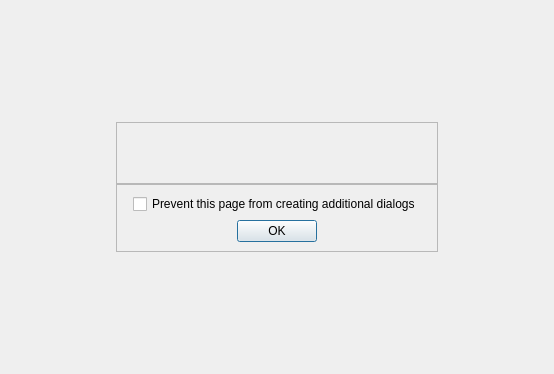
<?xml version="1.0" encoding="UTF-8"?>
<ui version="4.0">
 <class>jsAlert</class>
 <widget class="QWidget" name="jsAlert">
  <property name="geometry">
   <rect>
    <x>0</x>
    <y>0</y>
    <width>554</width>
    <height>374</height>
   </rect>
  </property>
  <layout class="QGridLayout" name="gridLayout">
   <property name="spacing">
    <number>0</number>
   </property>
   <item row="0" column="1">
    <spacer name="verticalSpacer_2">
     <property name="orientation">
      <enum>Qt::Vertical</enum>
     </property>
     <property name="sizeHint" stdset="0">
      <size>
       <width>20</width>
       <height>109</height>
      </size>
     </property>
    </spacer>
   </item>
   <item row="1" column="0">
    <spacer name="horizontalSpacer">
     <property name="orientation">
      <enum>Qt::Horizontal</enum>
     </property>
     <property name="sizeHint" stdset="0">
      <size>
       <width>172</width>
       <height>20</height>
      </size>
     </property>
    </spacer>
   </item>
   <item row="1" column="2">
    <spacer name="horizontalSpacer_2">
     <property name="orientation">
      <enum>Qt::Horizontal</enum>
     </property>
     <property name="sizeHint" stdset="0">
      <size>
       <width>172</width>
       <height>20</height>
      </size>
     </property>
    </spacer>
   </item>
   <item row="2" column="1">
    <widget class="QFrame" name="frame_2">
     <property name="frameShape">
      <enum>QFrame::StyledPanel</enum>
     </property>
     <property name="frameShadow">
      <enum>QFrame::Raised</enum>
     </property>
     <property name="js-frame2" stdset="0">
      <bool>true</bool>
     </property>
     <layout class="QGridLayout" name="gridLayout_3">
      <item row="1" column="0">
       <spacer name="horizontalSpacer_3">
        <property name="orientation">
         <enum>Qt::Horizontal</enum>
        </property>
        <property name="sizeHint" stdset="0">
         <size>
          <width>40</width>
          <height>20</height>
         </size>
        </property>
       </spacer>
      </item>
      <item row="1" column="1">
       <widget class="ButtonBox" name="buttonBox">
        <property name="sizePolicy">
         <sizepolicy hsizetype="Fixed" vsizetype="Fixed">
          <horstretch>0</horstretch>
          <verstretch>0</verstretch>
         </sizepolicy>
        </property>
        <property name="standardButtons">
         <set>QDialogButtonBox::Ok</set>
        </property>
       </widget>
      </item>
      <item row="1" column="2">
       <spacer name="horizontalSpacer_4">
        <property name="orientation">
         <enum>Qt::Horizontal</enum>
        </property>
        <property name="sizeHint" stdset="0">
         <size>
          <width>40</width>
          <height>20</height>
         </size>
        </property>
       </spacer>
      </item>
      <item row="0" column="0" colspan="3">
       <layout class="QHBoxLayout" name="horizontalLayout_2">
        <item>
         <spacer name="horizontalSpacer_7">
          <property name="orientation">
           <enum>Qt::Horizontal</enum>
          </property>
          <property name="sizeHint" stdset="0">
           <size>
            <width>40</width>
            <height>20</height>
           </size>
          </property>
         </spacer>
        </item>
        <item>
         <widget class="QCheckBox" name="preventAlerts">
          <property name="text">
           <string>Prevent this page from creating additional dialogs</string>
          </property>
         </widget>
        </item>
        <item>
         <spacer name="horizontalSpacer_8">
          <property name="orientation">
           <enum>Qt::Horizontal</enum>
          </property>
          <property name="sizeHint" stdset="0">
           <size>
            <width>40</width>
            <height>20</height>
           </size>
          </property>
         </spacer>
        </item>
       </layout>
      </item>
     </layout>
    </widget>
   </item>
   <item row="3" column="1">
    <spacer name="verticalSpacer">
     <property name="orientation">
      <enum>Qt::Vertical</enum>
     </property>
     <property name="sizeHint" stdset="0">
      <size>
       <width>20</width>
       <height>109</height>
      </size>
     </property>
    </spacer>
   </item>
   <item row="1" column="1">
    <widget class="QFrame" name="frame">
     <property name="frameShape">
      <enum>QFrame::StyledPanel</enum>
     </property>
     <property name="frameShadow">
      <enum>QFrame::Raised</enum>
     </property>
     <property name="js-frame" stdset="0">
      <bool>true</bool>
     </property>
     <layout class="QHBoxLayout" name="horizontalLayout">
      <property name="margin">
       <number>20</number>
      </property>
      <item>
       <spacer name="horizontalSpacer_5">
        <property name="orientation">
         <enum>Qt::Horizontal</enum>
        </property>
        <property name="sizeHint" stdset="0">
         <size>
          <width>40</width>
          <height>20</height>
         </size>
        </property>
       </spacer>
      </item>
      <item>
       <widget class="QLabel" name="message">
        <property name="textInteractionFlags">
         <set>Qt::LinksAccessibleByMouse|Qt::TextSelectableByMouse</set>
        </property>
       </widget>
      </item>
      <item>
       <spacer name="horizontalSpacer_6">
        <property name="orientation">
         <enum>Qt::Horizontal</enum>
        </property>
        <property name="sizeHint" stdset="0">
         <size>
          <width>40</width>
          <height>20</height>
         </size>
        </property>
       </spacer>
      </item>
     </layout>
    </widget>
   </item>
  </layout>
 </widget>
 <customwidgets>
  <customwidget>
   <class>ButtonBox</class>
   <extends>QDialogButtonBox</extends>
   <header>buttonbox.h</header>
  </customwidget>
 </customwidgets>
 <resources/>
 <connections/>
</ui>
